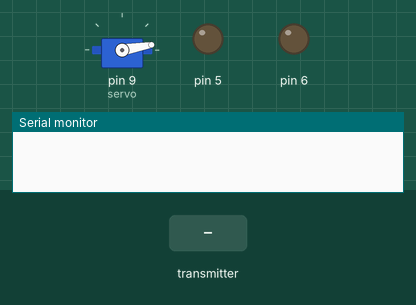
A sketch run on a simulated Arduino Uno, built with avr-gcc and run on an emulated ATmega328P. Shown: servo, output pins drawn as LEDs (lit = HIGH), the last lines printed to the serial monitor. The test bench sets the inputs (shaded band). No radio packets arrive unless stated.

Above: at 1.2 s.
1.3 s: the transmitter starts sending start = 1
At 1.8 s:
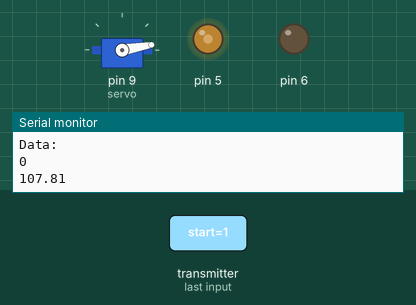
4.3 s: the transmitter starts sending force = 256
At 4.93 s:
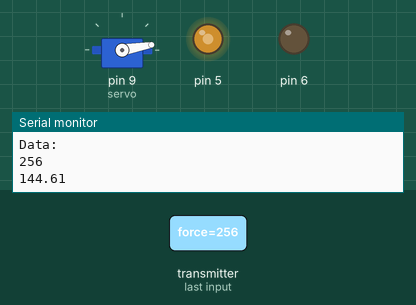
7.3 s: the transmitter starts sending launch = 1
At 8.6 s:
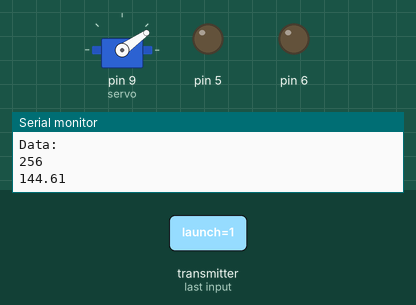
10.3 s: the transmitter starts sending force = 1023
13.3 s: the transmitter starts sending force = 0
16.3 s: the transmitter starts sending start = 0
At 18.0 s:
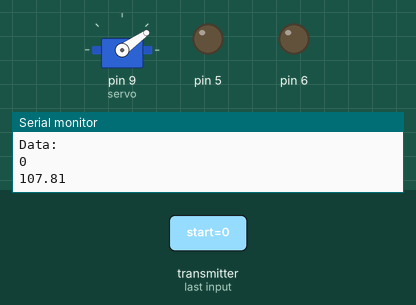
Timing chart, 0 to 19.0 s (numbered marks = the images above; inputs shaded):
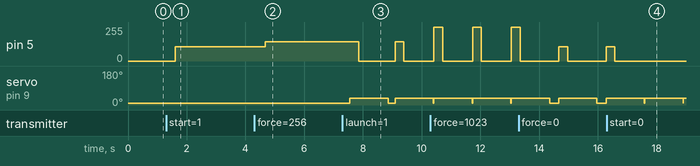

The sketch:

Receiver.ino
```cpp
#include <printf.h>
#include <SPI.h>
#include <nRF24L01.h>
#include <RF24.h>
#include <Servo.h>

Servo servo;

const byte address[6] = "00001";
RF24 radio(7, 8);


struct Data
{
  bool start = false;
  bool launch = false;
  int force = 0;
};
Data data;

void setup() {
  pinMode(5, OUTPUT);
  pinMode(6, OUTPUT);
  Serial.begin(9600);
  if (!radio.begin())
  {
    Serial.println("radio hardware not responding!");
  }

  radio.openReadingPipe(0, address);
  radio.setPALevel(RF24_PA_MIN);
  radio.startListening();

  servo.attach(9);
  servo.write(10);
}

void start_motor(int power)
{
  for(int start = 255; start > power; start--)
  {
    analogWrite(5, start);
    delay(2);
  }
}


void loop() {

  if (radio.available())
  {
    radio.read(&data, sizeof(data));

    Serial.println("Data:");
    Serial.println(data.force);


//    float force = data.force;
//    float result = 180.0*(force)/1024.0;
//    servo.write(result);

    float force = data.force;
   // float result = 255.0*((force)/1024.0);
    float trim = 750.0;
    float result = 255.0*((trim+force)/(1024.0+trim));
    //analogWrite(5, result2);

    Serial.println(result);
    Serial.println();

    if(data.start == true)
    {
      start_motor(result);
    }
    if(data.launch == true)
    {
      servo.write(35);
      delay(300);
      analogWrite(5, 0);
      delay(1000);
      servo.write(10);
    }


  }
  delay(15);
}
```

Measured:
- after the input at 1.3 s, pin 5: 0/255 → 108/255 after 0.31 s
- after the input at 4.3 s, pin 5: 108/255 → 145/255 after 0.38 s
- after the input at 7.3 s, pin 5: 145/255 → 0/255 after 0.56 s, → 145/255 1.2 s later, → 0/255 0.30 s later; servo on pin 9 (servo): 10° → 35° after 0.26 s, → 10° 1.3 s later, → 35° 0.24 s later
- after the input at 16.3 s, pin 5: goes on until 16.6 s, then stays 0/255
